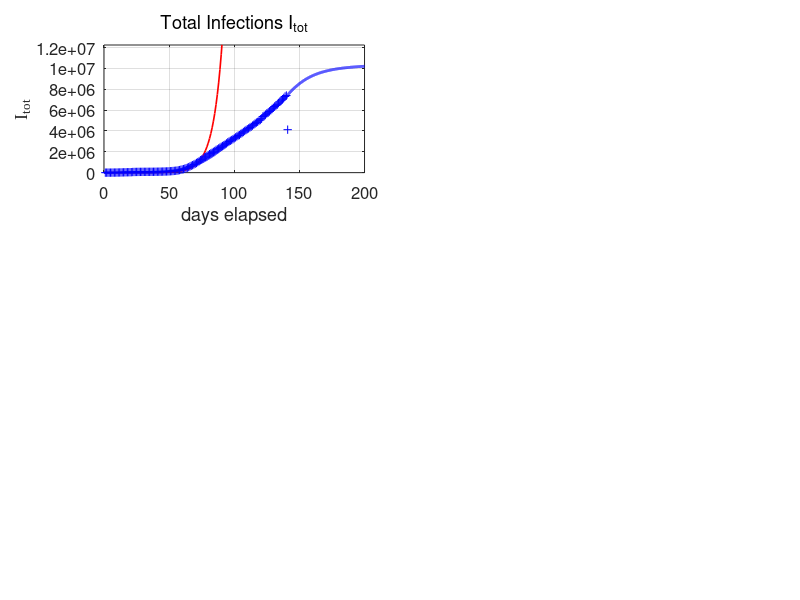

Source code (MATLAB): (Note: this script raises an error after producing the figure.)
% covid19CHINA.m

% Revised:  2020 05 16

% Mathemtatical model for the spread of the covid19 virus
% Model for AUSTRALIAL spread of virus
% Data from https://www.worldometers.info/coronavirus/
% Date file:  covid19.mat  variable covid19
% Model specified by the variables in the INPUT SECTION of the Script

% DOING PHYSICS WITH MATLAB: 
%   http://www.physics.usyd.edu.au/teach_res/mp/mphome.htm
% Documentation
%   http://www.physics.usyd.edu.au/teach_res/mp/doc/sird19EA.htm
% Download Scripts
%   http://www.physics.usyd.edu.au/teach_res/mp/mscripts/

% Ian Cooper
% email: matlabvisualphysics@gmail.com
% Matlab 2019b

% Populations: Data d / Model
% Susceptible individuals:  Sd  S
% Active infections (currently infected);  Id  I
% Removed Rm
% Recovered:  Rd  R
% Dead:  Dd  D


close all
clear
clc

global Imax Rmax Dmax ITmax Smax

% DATA  ===============================================================
load('covid19.mat')
Ndays  = find(covid19 == 0,1) - 1;  

% save covid19.mat covid19

% DATA: variable covid19
% Col 1: World   Id   Currently Infected Cases
% Col 2: World   Rd   Recovered
% Col 3: World   Dd   Deaths

% Data for China with Script svr19CHINA.m
% Col 4: China   Total infected cases
% Col 5: China   Currently Infected Cases
% Col 6: China   Deaths
% Col 7: USA     Total infected cases
% Col 8: USA     Currently infected cases
% Col 9: USA     Deaths
% Col 10: AUST     Total infected cases
% Col 11: AUST     Currently infected cases
% Col 12: AUST     Deaths
% Col 13: IND     Total infected cases
% Col 14: IND     Currently infected cases
% Col 15: IND     Deaths

% DATA: Id Rd Dd / Number of data days for COVID19  
  Rd  = covid19(1:Ndays,2);
  Id  = covid19(1:Ndays,1);
  Dd  = covid19(1:Ndays,3);  
  
  Ndays = length(Id);
  
  Idtot = Id + Rd + Dd;
  Idmax = max(Id);
  Rdmax = max(Rd);
  Ddmax = max(Dd);
  ITdmax = max(Idtot);

% MODEL INPUT PARAMETERS  ============================================
% Model: number of time steps 
  num = 5000;
% Maximum number of days for model   [200]
  tMax = 200;

% Initial number of infections   [0.004] 
  I = zeros(num,1);
  I(1) = 1e-4;
% Adjustable model parameters  
% S --> I  [0.38] 
  a = 0.12;
% I --> Rm  [0.036]
  b = 0.025;
%  r = 0.91;    % recoveries
%  d = 1 - r;   % deaths
% Population scaling factor
%  f = 8.7171e4;
  f = 9e6;
% Time index
  t_index = 77; 
% Exponential growth
     th = 5; t0 = 0; 
% Starting Date
  zSTART = datenum([2020 1 22]);

% SETUP  ==============================================================
% Time [days]
  t = linspace(0,tMax,num)';
  dt = t(2) - t(1);
% Exponential growth
  k = log(2)/th;  tE = 0:100;
  v0 = 177400/exp(k*60);
  v = v0.*exp(k*(tE - t0));

% Model: S  D  R  
  S  = zeros(num,1);
  Rm = zeros(num,1);
    
% Model: Initial values for populations
  S(1) = 1;
  
% MODEL: Time Evolution  ==============================================
for n = 1:num-1
  dS = -a*S(n)*I(n)*dt;
  dI = -dS;
  dRm = b*I(n)*dt;
  S(n+1) =  S(n) + dS;
   
  if n == 1700; S(n+1) = 0.70; end
  if n == 2500; S(n+1) = 0.40; end
  if n == 2700; S(n+1) = 0.35; end
  if n == 3100; S(n+1) = 0.38; end
  if n == 3400; S(n+1) = 0.42; end
  
  I(n+1) =  I(n) + dI - dRm;
  Rm(n+1) = Rm(n)+ dRm;
end

% Scale populations
  I = f.*I;
  Rm = f.*Rm;
  k0 = 0.5e-6;
  D0 = 5e5;
  D = D0.*(1 - exp(-k0.*Rm));
  R = Rm - D;
  Itot = I + Rm;

  Imax = max(I);
  Rmax = max(R);
  Dmax = max(D);
  Smax = max(S);
  ITmax = max(Itot);
    
% Percentages: model
  pI = 100*I(end) / Itot(end);
  pR = 100*R(end) / Itot(end);
  pD = 100*D(end) / Itot(end);
  
% Percentages: Data
  pId = 100*Id(end) / Idtot(end);
  pRd = 100*Rd(end) / Idtot(end);
  pDd = 100*Dd(end) / Idtot(end);
  

% *********************************************************************  
% GRAPHICS
% ********************************************************************* 

figure(1)
  set(gcf,'units','normalized');
  set(gcf,'position',[0.03 0.03 0.55 0.75]);
  set(gcf,'color','w');

subplot(3,2,1)   % Total infections
    xP = tE;
    yP = v;
    plot(xP,yP,'r','linewidth',1.2)
   
    hold on
    xP = 1: Ndays;
    yP = Idtot; 
    plot(xP,yP,'b+')
    hold on
    xP = t; yP = Itot;
    plot(xP,yP,'b','linewidth',2)
    
    xlim([0 tMax])
    ylim([0 1.2*ITmax])
    grid on
    xlabel('days elapsed')
    ylabel('I_{tot}','FontName','Times New Roman')
    title('Total Infections I_{tot}','fontweight','normal');
    set(gca,'fontsize',12)  
 %   set(gca,'Position', [0.0850 0.7093+0.04 0.3347 0.2157]);
    yMax = ylim;
    z = yMax(2);
    plotMonths(z)
    
  
subplot(3,2,2)  % INFECTIONS
    xP = 1: Ndays;
    yP = Id;
    plot(xP,yP,'b+')   
    hold on
    
%     xP = t_index; yP = Id(t_index);
%     plot(xP,yP,'bo','markerfacecolor','b','markersize',8)
    
    xP = t; yP = I;
    plot(xP,yP,'b','linewidth',2)
   
    grid on
    title('Active Infections  I','fontweight','normal')
    ylabel('I','FontName','Times New Roman') 
    xlabel('days elapsed')
    set(gca,'fontsize',12)
    yMax = ylim;
    z = yMax(2);
    plotMonths(z)
    
    
subplot(3,2,3)   % RECOVERIES
    xP = 1: Ndays;
    yP = Rd; 
    plot(xP,yP,'k+')
    hold on
 
%     xP = t_index; yP = Rd(t_index);
%     plot(xP,yP,'ko','markerfacecolor','k','markersize',8)
%     
    xP = t; yP = R;
    plot(xP,yP,'k','linewidth',2)
    
    xlim([0 tMax])
    grid on
    ylabel('R')
    xlabel('days elapsed')
    title('Recoveries  R','fontweight','normal')
    set(gca,'fontsize',12)
%    set(gca,'Position', [0.0800 0.4096+0.04 0.3347 0.2157]);
   yMax = ylim;
    z = yMax(2);
    plotMonths(z)
    
    
 subplot(3,2,4)    % DEATHS
    xP = 1: Ndays;
    yP = Dd; 
    plot(xP,yP,'r+')
    hold on
 
%     xP = t_index; yP = Dd(t_index);
%     plot(xP,yP,'ro','markerfacecolor','r','markersize',8)
    
    xP = t; yP = D;
    plot(xP,yP,'r','linewidth',2)
   
    xlim([0 tMax])
    grid on
    ylabel('D')
    xlabel('days elapsed')
    title('Deaths  D','fontweight','normal')
    set(gca,'fontsize',12) 
 %   set(gca,'Position', [0.5703-0.04 0.4096+0.04 0.3347 0.2157]);
    yMax = ylim;
    z = yMax(2);
    plotMonths(z)
 

 subplot(3,2,5)
    xP = t; yP = S;
    plot(xP,yP,'b','linewidth',2)
    hold on
    
    xlim([0 tMax])
    ylim([0 1.1*Smax])
    grid on
    xlabel('days elapsed')
    ylabel('S') 
    title('Susceptible Population S','fontweight','normal')
    set(gca,'fontsize',12)    
 %   set(gca,'Position', [0.0800 0.1100+0.04 0.3347 0.2157]);   
    yMax = ylim;
    z = yMax(2);
    plotMonths(z)
    
    
subplot(3,2,6)  
   xlim([0 120])
   ylim([0 250])
   hh = 250; dh = -28;
   
   z = zSTART;
   z = datetime(z,'ConvertFrom','datenum');
   z.Format = 'dd-MMM-yyyy';
   txt = cellstr(z) ; 
   Htext = text(0,hh,txt,'fontsize',12);
   set(Htext,'color','k')
   
   hh = hh+2*dh;
   txt = 'MODEL PARAMETERS';
   text(0,hh,txt,'fontsize',12)
   
   hh = hh+dh;
   txt = sprintf('I(1) = %3.0e   f = %2.2e   a = %2.3f   b = %2.3f', I(1)/f, f,a ,b);
   text(0,hh,txt,'fontsize',12)
   
   hh = hh+2*dh; 
   txt = 'DATA';
   text(0,hh,txt,'fontsize',12)
   
   z = zSTART;
   z = z + Ndays;
   z = datetime(z,'ConvertFrom','datenum');
   z.Format = 'dd-MMM-yyyy';
   txt = cellstr(z) ; 
   text(20,hh,txt,'fontsize',12)
    
   hh = hh+dh;
   z1 = Id(end); z2 = Rd(end); z3 = Dd(end); z4 = z1+z2+z3;  
   txt = sprintf('I = %5.0f    R = %5.0f    D = %5.0f    I_{tot} = %5.0f', z1,z2,z3,z4);
   text(6,hh,txt,'fontsize',12)
   
   % Recoveries and Deaths
     hh = hh+dh;
     txt = sprintf('percent: Active = %2.1f  Recoveries = %2.1f    Deaths = %2.1f   ',pId,pRd,pDd);
     text(2,hh,txt,'fontsize',12)  
   
     hh = hh+2*dh; 
     txt = 'MODEL PREDICTIONS';
     text(0,hh,txt,'fontsize',12)
   
     z = zSTART;
     z = z + tMax;
     z = datetime(z,'ConvertFrom','datenum');
     z.Format = 'dd-MMM-yyyy';
     txt = cellstr(z) ; 
     text(78,hh,txt,'fontsize',12)
   
     hh = hh+dh;
     z1 = I(end); z2 = R(end); z3 = D(end); z4 = z1+z2+z3;  
     txt = sprintf('I = %5.0f    R = %5.0f    D = %5.0f    I_{tot} = %5.0f', z1,z2,z3,z4);
     text(6,hh,txt,'fontsize',12)

     hh = hh+dh;
     txt = 'Peak';
     text(10,hh,txt,'fontsize',12)
     z = find(I == Imax,1);
     z = t(z) + zSTART;
     z = datetime(z,'ConvertFrom','datenum');
     z.Format = 'dd-MMM-yyyy';
     txt = cellstr(z) ; 
     text(30,hh,txt,'fontsize',12)
   
     txt = sprintf('I_{peak} = %5.0f',Imax);
     text(70,hh,txt,'fontsize',12)
   
     hh = hh+dh;
     txt = sprintf('percent: Active = %2.1f  Recoveries = %2.1f    Deaths = %2.1f   ',pI,pR,pD);
     text(2,hh,txt,'fontsize',12)   
        
     axis off
  %   set(gca,'Position', [0.5703-0.08 0.1100+0.04 0.3347 0.2157]);
     
     
 figure(2)  % ----------------------------------------------------------
   set(gcf,'units','normalized');
   set(gcf,'position',[0.460 0.05 0.2 0.25]);
   set(gcf,'color','w');

   xP = Rd+Dd; yP = Dd;
   plot( xP,yP,'b+')
   hold on
   xP = Rm; yP = D;
   plot( xP,yP,'r','linewidth',2)
   grid on
   ylabel('deaths D')
   xlabel('removals R_m')
   set(gca,'fontsize',12)     
     

figure(3)  % ----------------------------------------------------------
   set(gcf,'units','normalized');
   set(gcf,'position',[0.670 0.05 0.2 0.50]);
   set(gcf,'color','w');

subplot(2,1,1)   
   yP = Rd+Dd; xP = Idtot;
   plot( xP,yP,'b+')
   hold on
   yP = Rm; xP = Itot;
   plot( xP,yP,'r','linewidth',2)
   grid on
   xlabel('infections   I_{tot}')
   ylabel('removals   R_m')
   set(gca,'fontsize',12)   

 subplot(2,1,2)   
   yP = Rd+Dd; xP = Id;
   plot( xP,yP,'b+')
   hold on
   yP = Rm; xP = I;
   plot( xP,yP,'r','linewidth',2)
   grid on
   xlabel('active infections   I')
   ylabel('removals   R_m')
   set(gca,'fontsize',12)   
   
     
figure(9)
  set(gcf,'units','normalized');
  set(gcf,'position',[0.46 0.4 0.2 0.50]);
  set(gcf,'color','w');

  subplot(3,1,1)
    xP = Rd+Dd; yP = Dd;
   plot( xP,yP,'b+')
   hold on
   xP = Rm; yP = D;
   plot( xP,yP,'r','linewidth',2)
   grid on
   ylabel('deaths D')
   xlabel('removals R_m ')
 %  title('D = D_0 [1 - exp( - k R_m)]','fontweight','normal')
   txt = sprintf('D_0 = %2.0f', D0);
   text(5.1e6,3e5,txt,'fontsize',12)
   txt = sprintf('k = %2.2e',k0);
   text(5.1e6,1e5,txt,'fontsize',12)
   set(gca,'fontsize',12)
   
 subplot(3,1,2)  
   yP = Rd+Dd; xP = Id;
   plot( xP,yP,'b+')
   hold on
   yP = Rm; xP = I;
   plot( xP,yP,'r','linewidth',2)
   grid on
   xlabel('active infections   I')
   ylabel('removals   R_m')
   set(gca,'fontsize',12)   

 subplot(3,1,3)  
   yP = Rd+Dd; xP = Idtot;
   plot( xP,yP,'b+')
   hold on
   yP = Rm; xP = Itot;
   plot( xP,yP,'r','linewidth',2)
   grid on
   xlabel('infections   I_{tot}')
   ylabel('removals   R_m')
   set(gca,'fontsize',12)   

        
   
% =====================================================================
     
function  plotMonths(z)
    
       yMax = z;
     % Months
       m1 = [2020 01 22];    % day zero
       m2 = [2020 02  1];    % Feb
       m3 = [2020 03  1];    % Mar
       m4 = [2020 04  1];    % Apr
       m5 = [2020 05  1];    % May
       m6 = [2020 06  1];    % Jun
       m7 = [2020 07  1];    % Jul
       m8 = [2020 08  1];    % Aug
   
      tm(1) = datenum(m1);
      tm(2) = datenum(m2) - tm(1);
      tm(3) = datenum(m3) - tm(1);
      tm(4) = datenum(m4) - tm(1);
      tm(5) = datenum(m5) - tm(1);
      tm(6) = datenum(m6) - tm(1);
      tm(7) = datenum(m7) - tm(1);
      tm(8) = datenum(m8) - tm(1);
   
    
      for n = 2:8
        plot([tm(n), tm(n)], [0, yMax],'linewidth',1,'color', [0.5 0.5 0.5]);
        hold on
      end
      
      ys = 0.9;
      text(22, ys*yMax,'F')
      text(52, ys*yMax,'M')
      text(82, ys*yMax,'A')
      text(112,ys*yMax,'M')
      text(142,ys*yMax,'J')
      text(172,ys*yMax,'J')
      
   end
  
   
